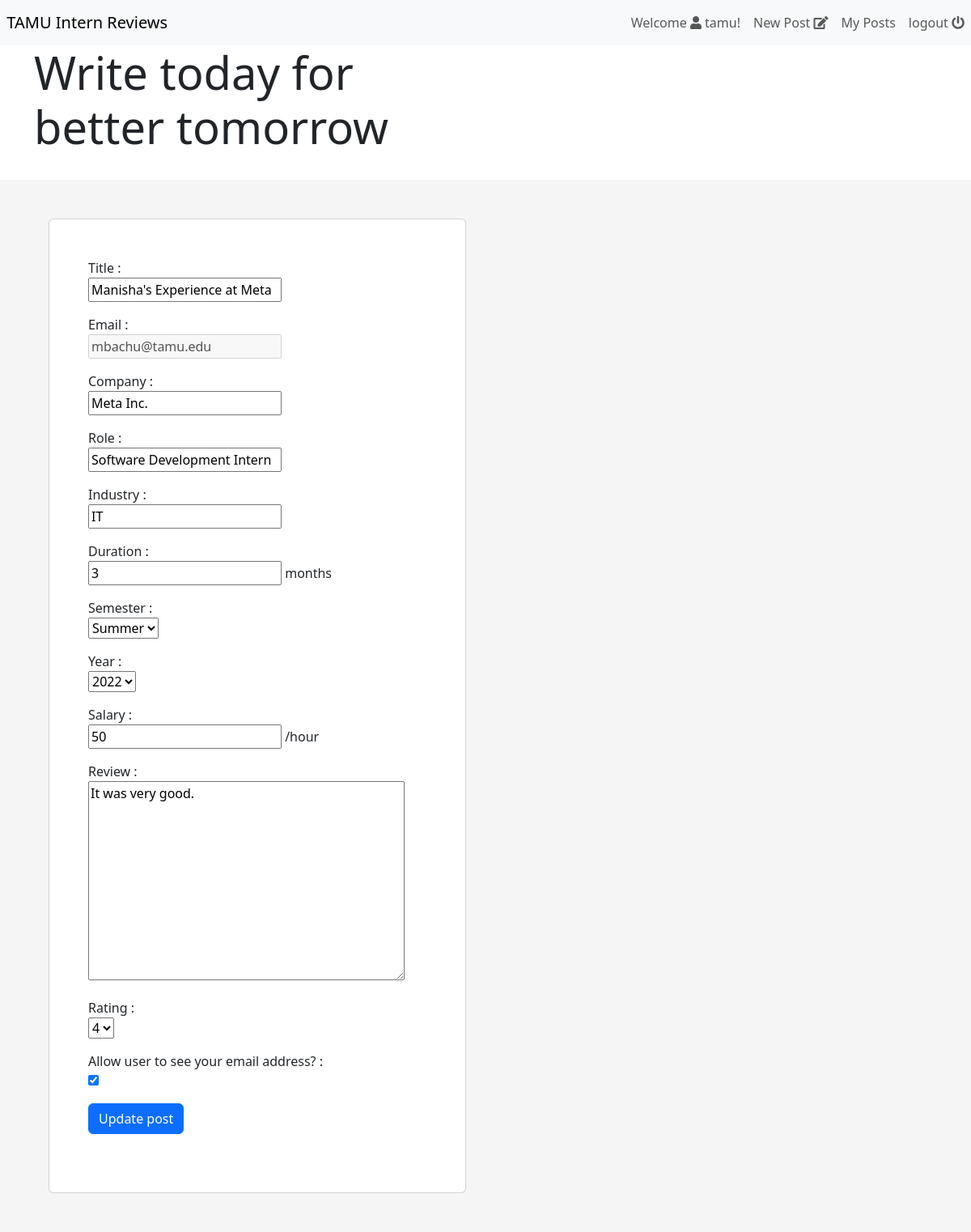
/post/edit/2 (signed in), run on the app's committed database.
### post/models.py (models this page shows, shortened)
class Post(models.Model):
    company = models.CharField(max_length=150)
    role = models.CharField(max_length=150)
    title = models.CharField(max_length=150)
    review = models.CharField(max_length=500)
    rating = models.IntegerField()
    duration = models.IntegerField()
    semester = models.CharField(max_length=15)
    year = models.PositiveIntegerField(default=current_year(), validators=[
                                       MinValueValidator(2013), max_value_current_year])
    salary = models.PositiveIntegerField(blank=True, null=True)
    industry = models.CharField(max_length=150, blank=True, null=True)
    email = models.EmailField(help_text='Enter your Texas A&M email')
    created_date = models.DateTimeField(auto_now_add=True)
    modified_date = models.DateTimeField(auto_now=True)
    show_email = models.BooleanField()
    objects = models.Manager()

class Semester(models.Model):
    semester = models.CharField(max_length=15)
    def __str__(self):
        return self.semester
    objects = models.Manager()

### post/views.py (the view)
# urls.py: path('post/edit/<int:id>', views.edit_post, name='edit_post'),
def edit_post(request, id):
    selected_post = Post.objects.get(id=id)
    post_form = PostForm(initial={
        'company': selected_post.company,
        'role': selected_post.role,
        'title': selected_post.title,
        'review': selected_post.review,
        'rating': selected_post.rating,
        'duration': selected_post.duration,
        'semester': selected_post.semester,
        'year': selected_post.year,
        'salary': selected_post.salary,
        'industry': selected_post.industry,
        'email': selected_post.email,
        'show_email': selected_post.show_email
    })
    print(selected_post.semester)
    if request.method == "POST":
        post_form = PostForm(request.POST, instance=selected_post)
        if post_form.is_valid():
            post_form.save()
            messages.success(request, f'Post updated')
            return redirect('/posts')
    return render(request, 'post/update.html', {'form': post_form})

### post/forms.py
class PostForm(forms.ModelForm):
    semester = forms.ModelChoiceField(
        queryset=Semester.objects.all(), to_field_name='semester')
    review = forms.CharField(widget=forms.Textarea)
    rating = forms.ChoiceField(
        choices=((1, 1), (2, 2), (3, 3), (4, 4), (5, 5)))
    email = forms.EmailField(disabled=True)
    duration = forms.IntegerField(help_text="months")
    year = forms.TypedChoiceField(
        coerce=int, choices=year_choices, initial=current_year)
    salary = forms.IntegerField(help_text="/hour")
    class Meta:
        model = Post
        fields = ['title', 'email',
                  'company', 'role', 'industry',
                  'duration',
                  'semester', 'year', 'salary',
                  'review', 'rating', 'show_email']
        labels = {"show_email": "Allow user to see your email address?"}

### post/forms.py (called while the page is built)
def current_year():
    return datetime.date.today().year

def year_choices():
    return [(r, r) for r in range(current_year()-10, current_year()+1)]

### post/templates/post/update.html (shortened to what this page needs)
{% extends "../registration/home.html" %} {% block content %}
<div
  class="px-4 py-5 px-md-5 text-center text-lg-start"
  style="background-color: hsl(0, 0%, 96%)"
>
  <div class="container">
    <div class="row gx-lg-5 align-items-center">
      <div class="col-lg-6 mb-5 mb-lg-0">
        <div class="card">
          <div class="card-body py-5 px-md-5">
            <form action="" method="POST">
              {% for field in form %}
              <div>
                <p>
                  {{ field.label }} :<br />
                  {{ field }}
                  <span class="">{{field.help_text}}</span>
                </p>
              </div>
              {% endfor %}
              <button type="submit" class="btn btn-primary btn-block mb-4">
                Update post
              </button>
            </form>
          </div>
        </div>
      </div>
    </div>
  </div>
</div>
{% endblock content %}

### templates/registration/home.html (shortened to what this page needs)
<!DOCTYPE html>
<html>
  <head>
    {% load bootstrap5 %}
    {% bootstrap_css %}
    {% load fontawesome_5 %}
    {% fontawesome_5_static %}
    {% load static %}
  </head>
  <body>
    {% if user.is_authenticated %}
    <nav class="navbar navbar-expand-sm navbar-light bg-light">
        &nbsp;&nbsp;<a class="navbar-brand justify-content-between " href="{% url 'list_posts' %}">TAMU Intern Reviews</a>
        <div class="collapse navbar-collapse justify-content-end" id="navbarText">
          <ul class="navbar-nav ml-auto mb-2 mb-lg-0">
            <li class="nav-item">
              <a class="nav-link" href="">Welcome <i class="fas fa-user"></i>&nbsp;{{ user.username }}!</a>
            </li>
            <li class="nav-item">
              <a class="nav-link" href="{% url 'create_post' %}">New Post&nbsp;<i class='fas fa-edit'></i></a>
              </li>
              <li class="nav-item">
                <a class="nav-link" href="{% url 'my_posts' %}">My Posts</a>
              </li>
            <li class="nav-item">
              <a class="nav-link" href="{% url 'logout' %}">logout&nbsp;<i class='fas fa-power-off'></i></a>
            </li>
          </ul>
        </div>
      </nav>
    <div class="container">
      <div class="row">
        <div class="col-sm-12 col-md-12 col-lg-6 pb-4">
          <h2 class="display-4 font-weight-bold">Write today for better tomorrow</h1>
        </div>
        <div class="col-sm-12 col-md-12 col-lg-6">
        </div>
      </div>
    </div>
  </body>
</html>
{% block content %}
{% endblock %}
{% else %}
    <div class="alert alert-success" role="alert">
        <h3>Welcome!</h3>
        <a href="{% url 'register' %}">Signup</a>
        <a href="{% url 'login' %}">Login</a>
    </div>
{% endif %}

### data on the page
Post: form "Manisha's Experience at Meta" "mbachu@tamu.edu" "Meta Inc." "Software Development Intern" "IT" "3" "2022" "50" "It was very good." "4" "☑"
Semester: form "Summer"

### other printed values
{{ user.username }} "tamu"
{{ field.label }} "Title" "Email" "Company" "Role" "Industry" "Duration" "Semester" "Year" "Salary" "Review" "Rating" "Allow user to see your email address?"
{{ field.help_text }} "months" "/hour"
